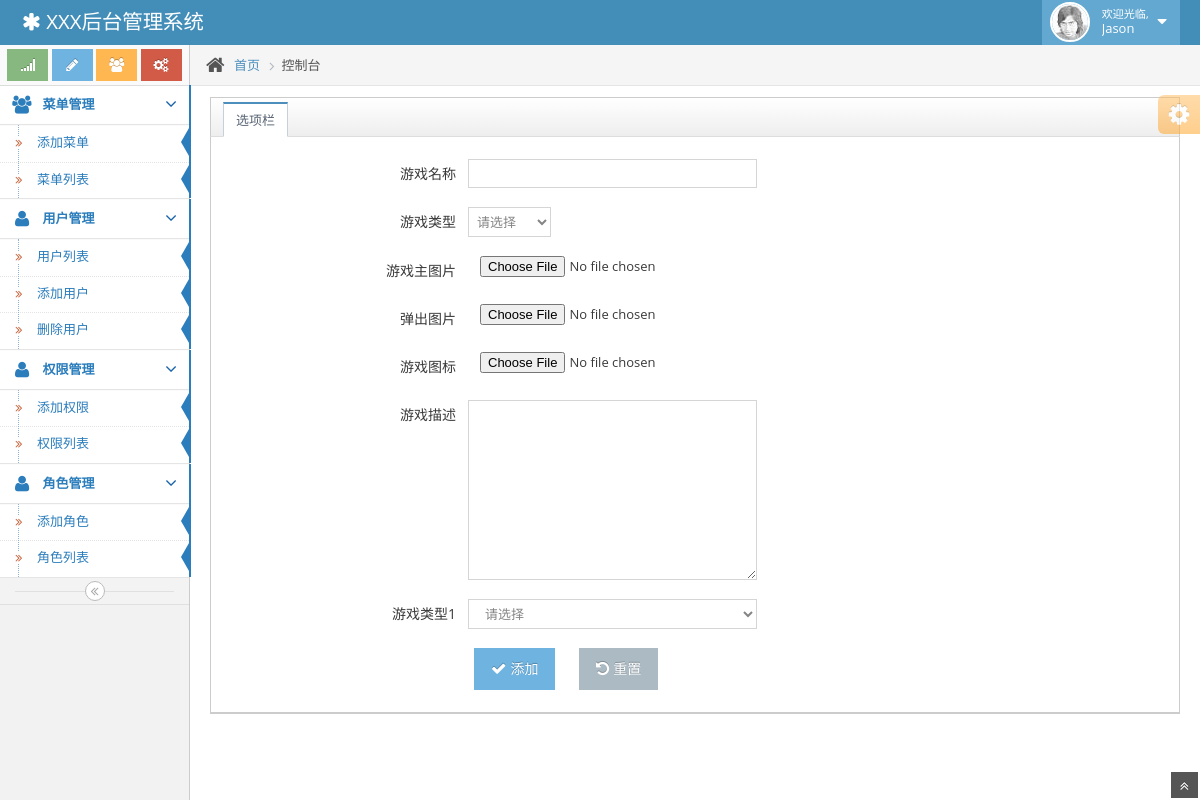
The app's page /admin/game/edit.php with its own data.
### tables this page shows
CREATE TABLE `menu` (
  `mid` int(8) unsigned NOT NULL AUTO_INCREMENT,
  `title` varchar(20) NOT NULL,
  `url` varchar(255) DEFAULT NULL,
  `action` varchar(255) DEFAULT NULL,
  `sorts` int(8) DEFAULT '0',
  `pid` int(8) DEFAULT '0',
  `icon` varchar(100) DEFAULT NULL,
  `create_time` int(10) DEFAULT NULL,
  `update_time` int(10) DEFAULT NULL,
  `status` smallint(2) DEFAULT '1',
  PRIMARY KEY (`mid`),
  KEY `pid` (`pid`)
);

### admin/functions.php (called while the page is built, shortened)
<?php
function getMemu(){
    $mysql = mysqli_connect("localhost", 'root', '', 'game');
    mysqli_set_charset($mysql, 'utf8');
    $sql = "SELECT * FROM menu WHERE status=1";
    $re = mysqli_query($mysql, $sql);
    $type = array();
    while ($data = mysqli_fetch_assoc($re)){
        $type[] = $data;
    }
    return $type;
}
function getSub($data){
    $temp = array();
    foreach ($data as $k=>$v){
        $temp[$v['mid']] = $v;
    }
    foreach ($temp as $k=>$v){
        if($v['pid'] == 0){
            continue;
        }
        $temp[$v['pid']]['sub'][] = $v;
        unset($temp[$k]);
    }
    return $temp;
}

### admin/game/edit.php (the view, shortened to what this page needs)
<?php
include_once '../functions.php';
$mysql = mysqli_connect("localhost", 'root', '', 'game');
mysqli_set_charset($mysql, 'utf8');
$sql = "SELECT * FROM menu WHERE status = 1 and pid=0";
$re = mysqli_query($mysql, $sql);
$all_type = getMemu();
$all_type = getSub($all_type);
?>
<!DOCTYPE html>
<html lang="en">
    <head>
        <link href="../public/ace/css/bootstrap.min.css" rel="stylesheet" />
        <link rel="stylesheet" href="../public/ace/css/font-awesome.min.css" />
        <link rel="stylesheet" href="../public/ace/css/ace.min.css" />
        <link rel="stylesheet" href="../public/ace/css/ace-rtl.min.css" />
        <link rel="stylesheet" href="../public/ace/css/ace-skins.min.css" />
    </head>
    <body>
        <div class="navbar navbar-default" id="navbar">
            <div class="navbar-container" id="navbar-container">
                <div class="navbar-header pull-left">
                    <a href="#" class="navbar-brand">
                        <small>
                            <i class="icon-asterisk"></i>
                            XXX后台管理系统
                        </small>
                    </a>
                </div>
                <div class="navbar-header pull-right" role="navigation">
                    <ul class="nav ace-nav">
                        <li class="light-blue">
                            <a data-toggle="dropdown" href="#" class="dropdown-toggle">
                                <img class="nav-user-photo" src="../public/ace/avatars/user.jpg" alt="Jason's Photo" />
                                <span class="user-info">
                                    <small>欢迎光临,</small>
                                    Jason
                                </span>
                                <i class="icon-caret-down"></i>
                            </a>
                        </li>
                    </ul>
                </div>
            </div>
        </div>
        <div class="main-container" id="main-container">
            <div class="main-container-inner">
                <div class="sidebar" id="sidebar">
                    <div class="sidebar-shortcuts" id="sidebar-shortcuts">
                        <div class="sidebar-shortcuts-large" id="sidebar-shortcuts-large">
                            <button class="btn btn-success">
                                <i class="icon-signal"></i>
                            </button>
                            <button class="btn btn-info">
                                <i class="icon-pencil"></i>
                            </button>
                            <button class="btn btn-warning">
                                <i class="icon-group"></i>
                            </button>
                            <button class="btn btn-danger">
                                <i class="icon-cogs"></i>
                            </button>
                        </div>
                    </div>
                    <ul class="nav nav-list">
                        <?php foreach ($all_type as $k=>$v){?>
                        <?php if(!isset($v['sub'])){?>
                            <li class="active">
                            <a href="<?php echo !empty($v['url']) ? $v['url'] : "javascript:;";?>">
                                <i class="<?php echo $v['icon'];?>"></i>
                                <span class="menu-text"><?php echo $v['title'];?> </span>
                            </a>
                            </li>
                        <?php }else{?>
                            <li class="active open">
                                <a href="#" class="dropdown-toggle">
                                    <i class="<?php echo $v['icon'];?>"></i>
                                    <span class="menu-text"><?php echo $v['title'];?></span>
                                    <b class="arrow icon-angle-down"></b>
                                </a>
                                <ul class="submenu">
                                    <?php foreach ($v['sub'] as $kk=>$vv){?>
                                    <li class="active">
                                        <a  href="<?php echo $vv['url'];?>">
                                            <i class="icon-double-angle-right"></i><?php echo $vv['title'];?>
                                        </a>
                                    </li>
                                    <?php }?>
                                </ul>
                            </li>
                        <?php }}?>
                    </ul>
                    <div class="sidebar-collapse" id="sidebar-collapse">
                        <i class="icon-double-angle-left" data-icon1="icon-double-angle-left" data-icon2="icon-double-angle-right"></i>
                    </div>
                </div>
                <div class="main-content">
                    <div class="breadcrumbs" id="breadcrumbs">
                        <ul class="breadcrumb">
                            <li>
                                <i class="icon-home home-icon"></i>
                                <a href="#">首页</a>
                            </li>
                            <li class="active">控制台</li>
                        </ul>
                    </div>
                    <div class="page-content">
                        <div class="row">
                            <div class="col-xs-12 col-sm-12 widget-container-span">
                                <div class="widget-box">
                                            <div class="widget-header">
                                                <div class="widget-toolbar pull-left no-border">
                                                    <ul class="nav nav-tabs" id="myTab">
                                                        <li class="active">
                                                            <a data-toggle="tab" href="#home">选项栏</a>
                                                        </li>
                                                    </ul>
                                                </div>
                                            </div>
                                            <div class="widget-body">
                                                <div class="widget-main padding-6">
                                                    <div class="tab-content">
                                                        <div id="home" class="tab-pane in active">
                                                            <form class="form-horizontal" action="editAction.php" method="post" enctype="multipart/form-data">
							                                    <div class="form-group">
							                                        <label class="col-sm-3 control-label no-padding-right" for="form-field-1">游戏名称</label>
							                                         <div class="col-sm-9">
							                                            <input type="text" name="game_name" id="form-field-1" class="col-xs-10 col-sm-5" />
							                                        </div>
							                                    </div>
							                                    <div class="space-4"></div>
							                                     <div class="form-group">
                                                                    <label class="col-sm-3 control-label no-padding-right" for="form-field-2">游戏类型</label>
                                                                     <div class="col-sm-9">
                                                                        <select name='game_type'>
                                                                            <option>请选择</option>
                                                                        </select>
                                                                    </div>
                                                                </div>
                                                                <div class="space-4"></div>
                                                                 <div class="form-group">
                                                                    <label class="col-sm-3 control-label no-padding-right" for="form-field-3">游戏主图片</label>
                                                                     <div class="col-sm-9">
                                                                        <input type="file" name="img" id="form-field-3"  class="col-xs-10 col-sm-5" />
                                                                    </div>
                                                                </div>
                                                                <div class="space-4"></div>
							                                     <div class="form-group">
                                                                    <label class="col-sm-3 control-label no-padding-right" for="form-field-4">弹出图片</label>
                                                                     <div class="col-sm-9">
                                                                        <input type="file" name="tan_img" id="form-field-4" class="col-xs-10 col-sm-5" />
                                                                    </div>
                                                                </div>
                                                                <div class="space-4"></div>
                                                                 <div class="form-group">
                                                                    <label class="col-sm-3 control-label no-padding-right" for="form-field-5">游戏图标</label>
                                                                     <div class="col-sm-9">
                                                                        <input type="file" name="icon_img" id="form-field-5" class="col-xs-10 col-sm-5" />
                                                                    </div>
                                                                </div>
                                                                <div class="space-4"></div>
                                                                 <div class="form-group">
                                                                    <label class="col-sm-3 control-label no-padding-right" for="form-field-5">游戏描述</label>
                                                                     <div class="col-sm-9">
                                                                        <textarea rows="10" cols="20" name="game_content" id="form-field-5" class="col-xs-10 col-sm-5"> </textarea>
                                                                    </div>
                                                                </div>
                                                                <div class="space-4"></div>
                                                                 <div class="form-group">
                                                                    <label class="col-sm-3 control-label no-padding-right" for="form-field-select-1">游戏类型1</label>
		                                                                <div class="col-sm-9">
			                                                            <select name="game_class" class="col-xs-10 col-sm-5" id="form-field-select-1">
			                                                                <option value="0">请选择</option>
			                                                            </select>
		                                                            </div>
                                                                </div>
                                                                <div class="space-4"></div>
							                                    <div class="clearfix ">
							                                        <div class="col-md-offset-3 col-md-9">
							                                            <button class="btn btn-info" type="submit">
							                                                <i class="icon-ok bigger-110"></i>添加
							                                            </button>
							                                            <button class="btn" type="reset">
							                                                <i class="icon-undo bigger-110"></i>重置
							                                            </button>
							                                        </div>
							                                    </div>
				                                            </form>
                                                        </div>
                                                    </div>
                                                </div>
                                            </div>
                                        </div>
                            </div>
                        </div>
                    </div>
                </div>
                <div class="ace-settings-container" id="ace-settings-container">
                    <div class="btn btn-app btn-xs btn-warning ace-settings-btn" id="ace-settings-btn">
                        <i class="icon-cog bigger-150"></i>
                    </div>
                </div>
            </div>
            <a href="#" id="btn-scroll-up" class="btn-scroll-up btn btn-sm btn-inverse">
                <i class="icon-double-angle-up icon-only bigger-110"></i>
            </a>
        </div>
</body>
</html>

### records on screen
menu: title "菜单管理"
menu: title "添加菜单"
menu: title "菜单列表"
menu: title "用户管理"
menu: title "用户列表"
menu: title "添加用户"
menu: title "删除用户"
menu: title "权限管理"
menu: title "添加权限"
menu: title "权限列表"
menu: title "角色管理"
menu: title "添加角色"
menu: title "角色列表"
